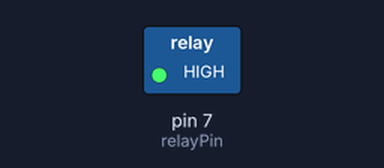
A sketch run on a simulated Arduino Uno, built with avr-gcc and run on an emulated ATmega328P. Shown: switched loads named in the sketch (green lamp = pin HIGH).

Above: at 0.1 s.
Timing chart, 0 to 1.6 s (numbered marks = the images above):
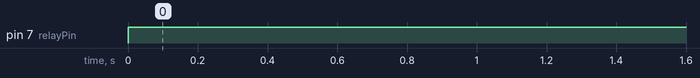

Measured:
- by itself, pin 7 (relayPin): LOW → HIGH at 0.00 s

The sketch:

ALANTO_pump_code.ino
```cpp
// Define pin for the relay
const int relayPin = 7; // Pin digital 7

void setup() {
  pinMode(relayPin, OUTPUT); // Set relayPin as output
  digitalWrite(relayPin, LOW);
}

void loop() {
  // Turning on the pump
  digitalWrite(relayPin, HIGH);
  // turning off for 3 minutes
  delay(180000);
  // turning on the pump for 0.5 second
  digitalWrite(relayPin, LOW);
  delay(500);
}
```
